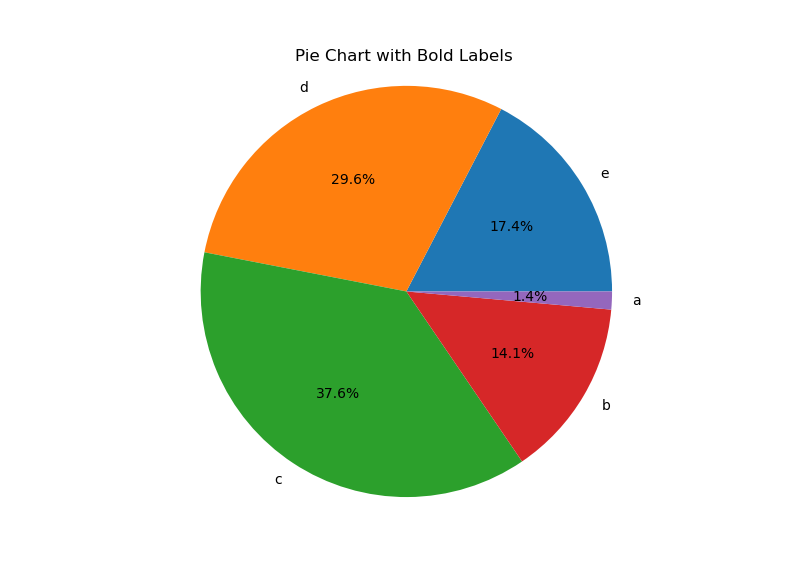

Generate this figure with Python:
import pandas as pd
import matplotlib.pyplot as plt

# Read data from CSV file
df = pd.read_csv('myfile.csv')

# Extract data for pie chart
labels = df['A']
sizes = df['B']

# Create pie chart
plt.figure(figsize=(8, 8))
plt.pie(sizes, labels=labels, autopct='%1.1f%%')

# Make labels bold
for label in plt.gca().get_xticklabels():
    label.set_fontweight('bold')

plt.axis('equal')  # Equal aspect ratio ensures that pie is drawn as a circle.
plt.title('Pie Chart with Bold Labels')
plt.show()
